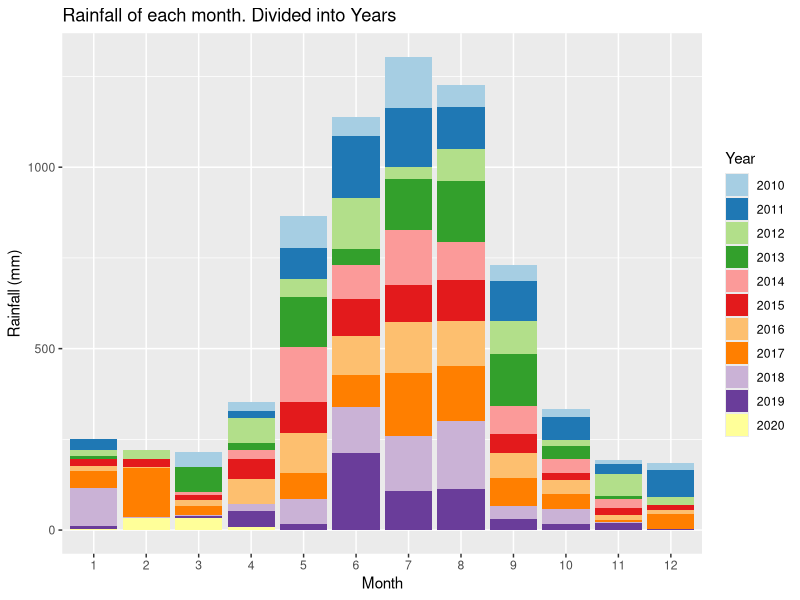
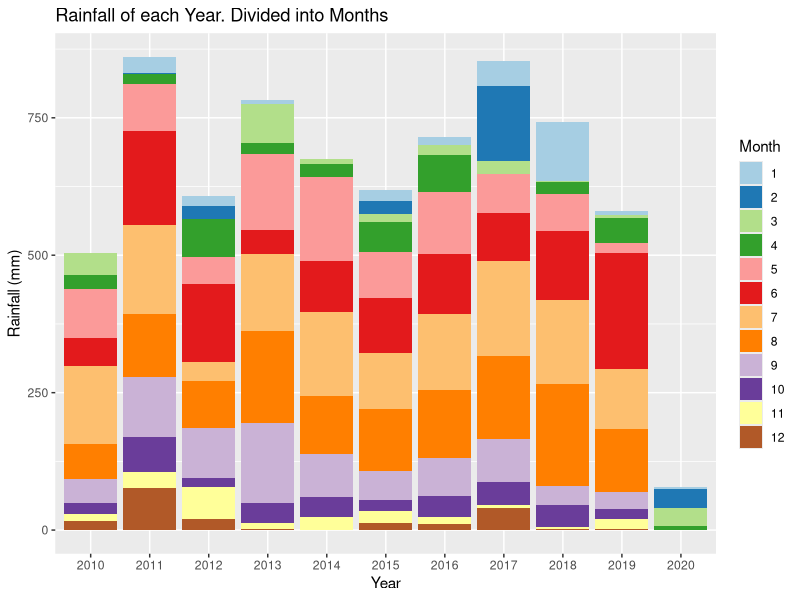
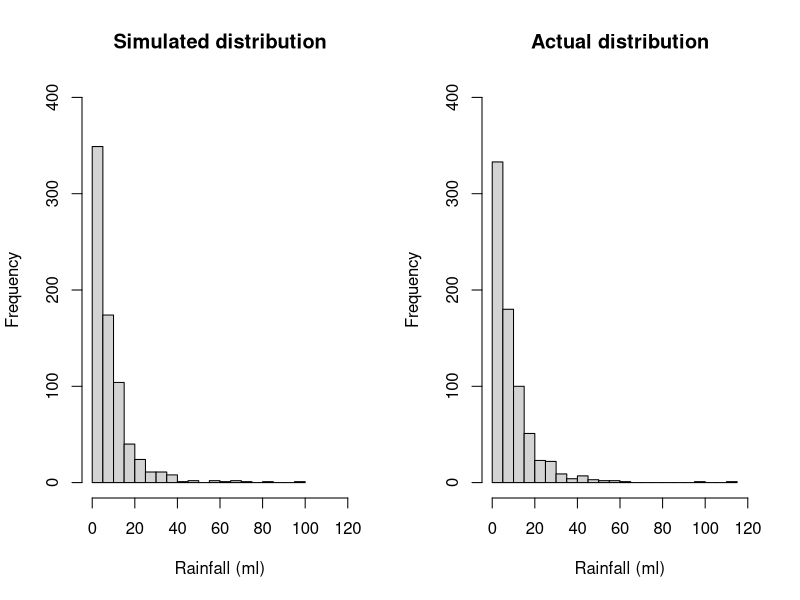
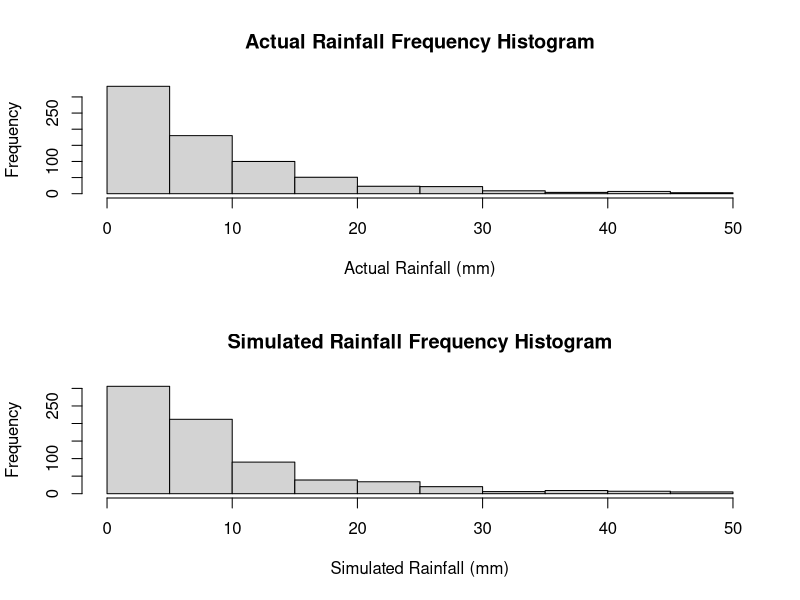
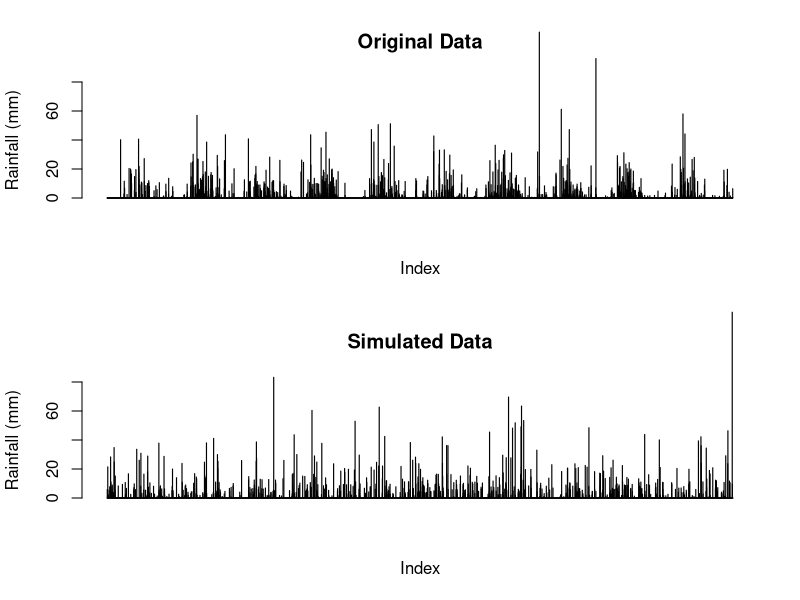
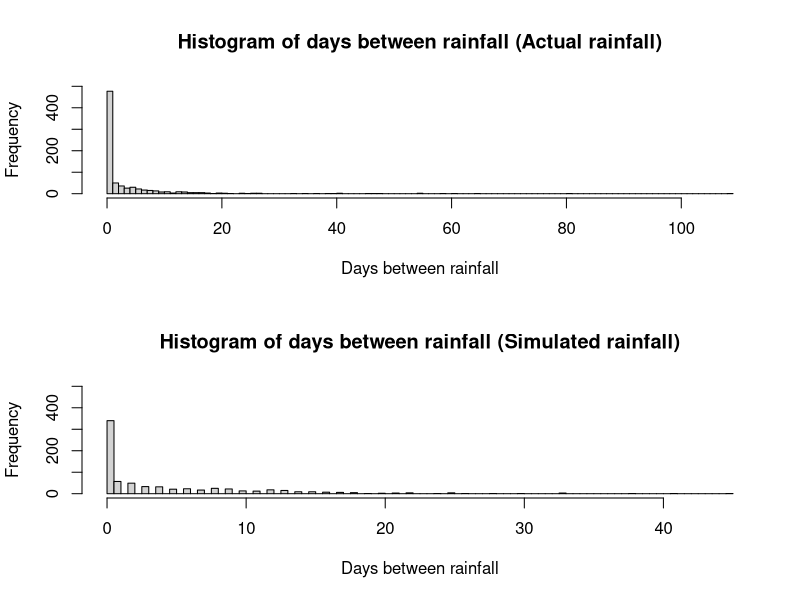
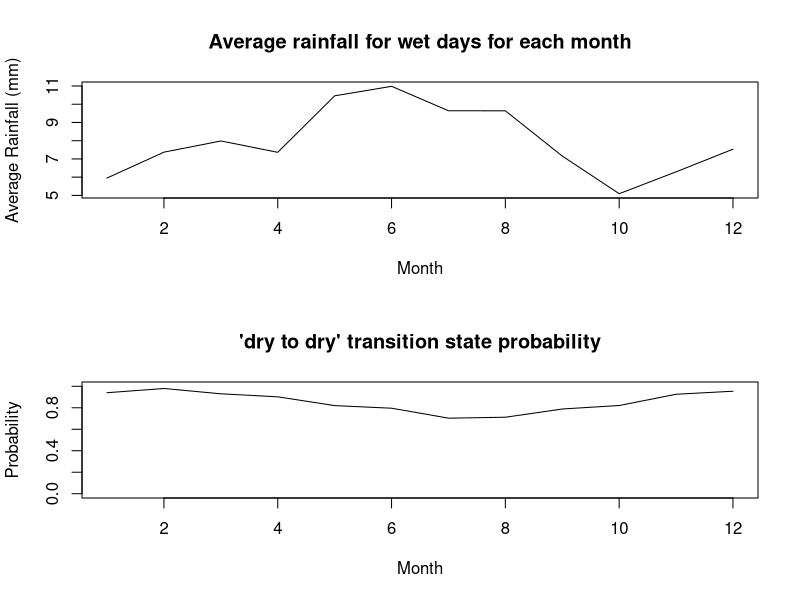
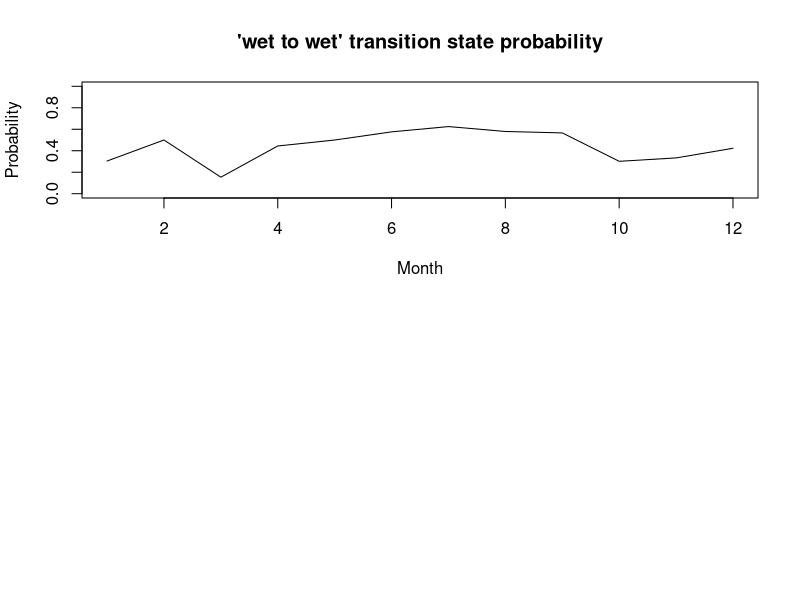

Write the R code that produced these figures, in order. (Note: this script raises an error after producing the figures.)
## ---- chunk 1
knitr::opts_chunk$set(echo = TRUE)
## ---- chunk 2
# Reading in the data from the csv file
data <-  read.csv("IDCJAC0009_009225_1800_Data.csv")
weather_data <- data
weather_data <- weather_data[which(is.na(weather_data$Rainfall.amount..millimetres.) == FALSE),] # excluding rows with no rainfall record made 
## ---- chunk 3
weather_data$date <- do.call(paste, c(weather_data[c("Day", "Month", "Year")], sep = "-")) # creating a column that contains the date for easy indentification
## ---- chunk 4
# function to categorise day as either 'wet' or 'dry' for the Markov Chain functions
state <- function(x){
  stateList <- c()
  for(ii in 1:length(x)){
    if(x[ii] < 1){
      stateList <- c(stateList, "dry")
    }
    if(x[ii] >= 1){
      stateList <- c(stateList, "wet")
    }
  }
  return(stateList)
}
weather_data$state <- state(weather_data$Rainfall.amount..millimetres.)
## ---- chunk 5
head(weather_data[,c('Rainfall.amount..millimetres.','state')], 10)
## ---- chunk 6
# function establishing Markov Chain transition state. Establishing the relationship between the rainfall of a given day and the day before it.
transitionState <- function(x){
  transitionStateList <- c('') #can't find transition state of first observation
  for(i in 2:length(x)){
    if(x[i] == "dry"){
      if (x[i-1] == "dry"){
        transitionStateList <- c(transitionStateList, "DryToDry")
      }
      else {
        transitionStateList <- c(transitionStateList, "WetToDry")
      }
    }
    if(x[i] == "wet"){
      if (x[i-1] == "dry"){
        transitionStateList <- c(transitionStateList, "DryToWet")
      }
      else {
        transitionStateList <- c(transitionStateList, "WetToWet")
      }
    }
  }
  return(transitionStateList)
}
weather_data$transitionState <- transitionState(weather_data$state)
## ---- chunk 7
head(weather_data[,c('Rainfall.amount..millimetres.','state', 'transitionState')], 10)
## ---- chunk 8
train_data <- subset(weather_data, Year >= 2010) # only look at the most recent, relevant data.
library(ggplot2)
library(RColorBrewer)

# explorative plots investigating the distribution of rainfall across months and years

# Plotting the rainfall data (grouped by years and months)
# Distribution of rainfall by month (segmented by year)
ggplot(train_data, aes(x = factor(Month), y = Rainfall.amount..millimetres., fill = factor(Year))) + 
  geom_bar(stat = "identity") + 
  scale_fill_brewer(palette = "Paired") + 
  xlab("Month")+
  ylab("Rainfall (mm)")+
  labs(fill = "Year")+
  ggtitle("Rainfall of each month. Divided into Years")
# There does appear to be a rough distribution of rainfall by month. Most years May, June, July, August, and September (month 5-9) have the most rain. There are outliers

ggplot(train_data, aes(x = factor(Year), y = Rainfall.amount..millimetres., fill = factor(Month))) + 
  geom_bar(stat = "identity") + 
  scale_fill_brewer(palette = "Paired") + 
  xlab("Year")+
  ylab("Rainfall (mm)")+
  labs(fill = "Month")+
  ggtitle("Rainfall of each Year. Divided into Months")
# There does not appear to be any obvious pattern in the rainfall across the 10 years (note. 2020 only contains 4 months of data, hence the low rainfall). The average looks to be around 650-700 mm. 
## ---- chunk 9
table(train_data$Month, train_data$Year) # only four months of data in 2020
## ---- chunk 10
#Calculating transition state probabilities, in general (no respect to month or season)
weatherTable <- table(train_data$transitionState)
weatherTable

probWetToWet = weatherTable['WetToWet'] / (weatherTable['WetToWet'] + weatherTable['WetToDry'])
probWetToWet

probDryToDry = weatherTable['DryToDry'] / (weatherTable['DryToDry'] + weatherTable['DryToWet'])
probDryToDry
## ---- chunk 11
#Basic generator (No seasonal variation)

#calculated above
generateRainfallBasic <- function(genLength){
  currentState = "dry" # Years start with very little rain, so more likely to start dry
  rainAmountList <- c()
  for (i3 in 1:genLength){
    if (currentState == "dry"){
      if (runif(1) < probDryToDry){
        currentState = "dry"
      }
      else{
        currentState = "wet"
      }
    }
    else if (currentState == "wet"){
      if (runif(1) < probWetToWet){
        currentState = "wet"
      }
      else{
        currentState = "dry"
      }
    }
    #generating amount of rainfall if state is wet, else 0
    if (currentState == "wet"){
      rainAmount <- 5.66*exp(rnorm(1))
      rainAmountList <- c(rainAmountList, rainAmount)
    }
    else{
      rainAmountList <- c(rainAmountList, 0)
    }
  }
  return(rainAmountList)
}
## ---- chunk 12
#comparing log-normal against actual data, veeerryyyy close fit, will use log-normal for rainfall sim
par(mfrow=c(1,2))
p1 <- 5.66*exp(rnorm(732))
hist(p1, breaks = 30, xlim = c(0,120), ylim = c(0,400), main = "Simulated distribution", xlab = "Rainfall (ml)")

p2 <- train_data$Rainfall.amount..millimetres.[train_data$Rainfall.amount..millimetres.>1]
hist(p2, breaks = 30, xlim = c(0,120), ylim = c(0,400), main = "Actual distribution", xlab = "Rainfall (ml)")

mean(p1)
mean(p2)
## ---- chunk 13
#Basic generator tests
testRainfall = generateRainfallBasic(3761)

par(mfrow=c(2,1))
hist(train_data$Rainfall.amount..millimetres.[train_data$Rainfall.amount..millimetres.>1 & train_data$Rainfall.amount..millimetres.<50], xlab = "Actual Rainfall (mm)", main = "Actual Rainfall Frequency Histogram")
hist(testRainfall[testRainfall > 1 & testRainfall <50], xlab = "Simulated Rainfall (mm)", main = "Simulated Rainfall Frequency Histogram")

par(mfrow=c(2,1))
barplot(train_data$Rainfall.amount..millimetres., ylim = c(0,80), main = "Original Data", ylab = "Rainfall (mm)", xlab = "Index")
barplot(testRainfall, ylim = c(0,80), main = "Simulated Data", ylab = "Rainfall (mm)", xlab = "Index")
## ---- chunk 14
daysBetweenRain <- function(input){
  returnList <- c()
  currentLength <- 0
  for (i in input){
    if (i<1){
      currentLength <- currentLength + 1
    }
    else{
      returnList <- c(returnList, currentLength)
      currentLength <- 0
    }
  }
  return(returnList)
  }
## ---- chunk 15
hist(daysBetweenRain(train_data$Rainfall.amount..millimetres.)[train_data$Rainfall.amount..millimetres.>-1], main = "Histogram of days between rainfall (Actual rainfall)", breaks = 100, xlab = "Days between rainfall", ylim = c(0,500))
hist(daysBetweenRain(testRainfall)[daysBetweenRain(testRainfall)>-1], main = "Histogram of days between rainfall (Simulated rainfall)", breaks = 100, xlab = "Days between rainfall", ylim = c(0,500))
## ---- chunk 16
#Calculates the transition probabilities for each month
probTransStatesMonth <- function(input_data){
  transitonStatesMonthsFrame <- data.frame(list(rep(0, 12), list(rep(0, 12), list(rep(0,    12), list(rep(0, 12)))))) #Initialises 12x4 frame filled with zeroes (4 columns for each transition state, 12 rows for each month)
  names(transitonStatesMonthsFrame) <- c('DryToDry', 'DryToWet', 'WetToDry', 'WetToWet')

  #Makes the dataframe with the count of each transition state with each month
  for (i4 in 1:dim(input_data)[1]){
    tempTransitionState <- input_data[i4, 'transitionState']
    tempMonth <- input_data[i4, 'Month'] 
    transitonStatesMonthsFrame[tempMonth, tempTransitionState] <- transitonStatesMonthsFrame[tempMonth, tempTransitionState]+1 # increase count of tempTransitionState for month tempMonth by 1
  }

  #Calculates the transition state probabilities for each month in the data frame
  probTransitonStatesMonthsFrame <- transitonStatesMonthsFrame
  for (i in 1:dim(transitonStatesMonthsFrame)[1]){
  
    probTransitonStatesMonthsFrame[i, 'DryToDry'] <- transitonStatesMonthsFrame[i, 'DryToDry'] / (transitonStatesMonthsFrame[i, 'DryToDry'] + transitonStatesMonthsFrame[i, 'DryToWet'])
  
    probTransitonStatesMonthsFrame[i, 'DryToWet'] <- transitonStatesMonthsFrame[i, 'DryToWet'] / (transitonStatesMonthsFrame[i, 'DryToDry'] + transitonStatesMonthsFrame[i, 'DryToWet'])
    
    probTransitonStatesMonthsFrame[i, 'WetToDry'] <- transitonStatesMonthsFrame[i, 'WetToDry'] / (transitonStatesMonthsFrame[i, 'WetToDry'] + transitonStatesMonthsFrame[i, 'WetToWet'])
    probTransitonStatesMonthsFrame[i, 'WetToWet'] <- transitonStatesMonthsFrame[i, 'WetToWet'] / (transitonStatesMonthsFrame[i, 'WetToDry'] + transitonStatesMonthsFrame[i, 'WetToWet'])
    # this data frame 'probTransitionStatesMonthsFrame' will be called directly in the generator, so must be called as such when exported
  }
  return(probTransitonStatesMonthsFrame)
}
## ---- chunk 17
probTransitonStatesMonthsFrame <- probTransStatesMonth(train_data)
head(probTransitonStatesMonthsFrame, 10)
## ---- chunk 18
#testing average rainfall when its rains in each month, and for wettowet vs drytowet transitions.
test_w2w <- train_data$Rainfall.amount..millimetres.[train_data$transitionState == "WetToWet"]
test_d2w <- train_data$Rainfall.amount..millimetres.[train_data$transitionState == "DryToWet"]
mean(test_w2w)
mean(test_d2w)
wilcox.test(test_d2w, test_w2w)
#since resulting wilcox test p-value is 0.85, we conclude that theres no difference in rainfall depending on the transition state, and do not need to include it in our model.

test_rainfallPerMonth <- train_data[train_data$state == "wet",c(4,6)]
kruskal.test(Rainfall.amount..millimetres. ~ Month, data = test_rainfallPerMonth)
#p-val = 0.00016, therefore difference between average rainfall for each month

## ---- chunk 19
#calculating the mean rainfall when it rains for each month, to change how much it rains according to the generator later on. Limited to less than 60 mls as the dataset is not large enough for large rainfall amounts (such as 114ml in feburary) to not throw the mean off.
rainMonthData <- c()
for (i in 1:12){
  temp<- train_data$Rainfall.amount..millimetres.[train_data$state == "wet" & train_data$Month == i & train_data$Rainfall.amount..millimetres. < 60]
  rainMonthData <- c(rainMonthData, list(temp))
  rm(temp)
}

rainfallAvgMonth <- sapply(rainMonthData, mean)

## ---- chunk 20
plot(c(1:12), rainfallAvgMonth, type = "l", xlab = "Month", ylab = "Average Rainfall (mm)", main = "Average rainfall for wet days for each month")
## ---- chunk 21
#How the transition state probabilities vary for each month
plot(probTransitonStatesMonthsFrame$DryToDry, ylim = c(0,1), xlab = "Month", main = "'dry to dry' transition state probability", type = 'l', ylab = "Probability")
plot(probTransitonStatesMonthsFrame$WetToWet, ylim = c(0,1), xlab = "Month", main = "'wet to wet' transition state probability", type = 'l', ylab = "Probability")
## ---- chunk 22
#Weather generator accounting  for seasonal variation of transition states or something i hope
#This is just a regular version of basic generator it's mostly the same in fact if i forget to even do this it is the same

generateRainfallSeasonal <- function(input){
  # input must be weather_data or a subset of weather_data
  currentState = "dry" #can make this into a random choice later
  rainAmountList <- c()
  for (i5 in 1:dim(input)[1]){
    if (currentState == "dry"){
      if (runif(1) < probTransitonStatesMonthsFrame[input[i5, 'Month'], 'DryToDry']){ #now inputs depending on the month of input
        currentState = "dry"
      }
      else{
        currentState = "wet"
      }
    }
    else if (currentState == "wet"){
      if (runif(1) < probTransitonStatesMonthsFrame[input[i5, 'Month'], 'WetToWet']){
        currentState = "wet"
      }
      else{
        currentState = "dry"
      }
    }                                   
    #generating amount of rainfall if state is wet, else 0
    if (currentState == "wet"){
      #rainAmount <- 5.66*exp(rnorm(1)) #now log-normal dist, 5 used because is close to mean of weather_data's / the mean of what exp(rnorm(1)) is by default /// Old Version 
      rainAmount <- rainfallAvgMonth[input[i5, 'Month']]*exp(rnorm(1))/1.648 
      #average of exp(rnorm(1)) is ~1.648, so we divide by that so the average of each month will just be the actual average calculated from rainfallAvgMonth.
      rainAmountList <- c(rainAmountList, rainAmount)
    }
    else{
      rainAmountList <- c(rainAmountList, 0)
    }
  }
  return(rainAmountList)
}
## ---- chunk 23
#testing code for seasonal generator
inputSeasonalRainfall <- dplyr::select(train_data, 'Year', 'Month', 'Day') #using existing train data's dates to input to function, instead of putting in just how many to generate
testSeasonalRainfall = generateRainfallSeasonal(inputSeasonalRainfall)
## ---- chunk 24
plot_seasonal_data <- function(training_data_input,seasoned_data_rainfall, title){
  par(mfrow=c(2,1))
  barplot(training_data_input$Rainfall.amount..millimetres., ylim = c(0,80), main = c("Original Data", title), ylab = "Rainfall (mm)", xlab = "Index")
  barplot(seasoned_data_rainfall, ylim = c(0,80), main = c("Simulated Seasonal Data", title), ylab = "Rainfall (mm)", xlab = "Index")
}
plot_seasonal_data(train_data,testSeasonalRainfall, "(Perth)")
## ---- chunk 25
hist(daysBetweenRain(train_data$Rainfall.amount..millimetres.)[train_data$Rainfall.amount..millimetres.>-1], main = "Histogram of days between rainfall (Actual rainfall)", breaks = 100, xlab = "Days between rainfall", ylim = c(0,500))
hist(daysBetweenRain(testSeasonalRainfall)[daysBetweenRain(testSeasonalRainfall)>-1], main = "Histogram of days between rainfall (Simulated rainfall)", breaks = 100, xlab = "Days between rainfall", ylim = c(0,500))
## ---- chunk 26
wilcox.test(daysBetweenRain(testSeasonalRainfall), daysBetweenRain(train_data$Rainfall.amount..millimetres.))
mean(daysBetweenRain(testSeasonalRainfall)); mean(daysBetweenRain(train_data$Rainfall.amount..millimetres.))
sd(daysBetweenRain(testSeasonalRainfall)); sd(daysBetweenRain(train_data$Rainfall.amount..millimetres.))
## ---- chunk 27
#comparing log-normal against actual data, veeerryyyy close fit, will use log-normal for rainfall sim
p1 <- 5.66*exp(rnorm(732))
p1 <- p1[p1>1]
hist(p1, breaks = 30, xlim = c(0,120), ylim = c(0,400), main = "Simulated distribution")

p2 <- train_data$Rainfall.amount..millimetres.[train_data$Rainfall.amount..millimetres.>1]
hist(p2, breaks = 30, xlim = c(0,120), ylim = c(0,400), main = "actual distribution")
## ---- chunk 28
set.seed(100345)
sampID <- sample.int(nrow(train_data), size = 0.8*nrow(train_data), replace = FALSE)
train_data <- train_data[sampID,] # 80% of data for training
test_data <- train_data[-sampID,] # 20% for testing
## ---- chunk 29
probTransitonStatesMonthsFrame <- probTransStatesMonth(train_data) # retraining seasonal generator probTransitionStatesMonthsFrame with new training data (now only 80% of the original train_data)
# calucating the new average rainfall for each month
rainMonthData <- c()
for (i in 1:12){
  temp<- train_data$Rainfall.amount..millimetres.[train_data$state == "wet" & train_data$Month == i & train_data$Rainfall.amount..millimetres. < 60]
  rainMonthData <- c(rainMonthData, list(temp))
  rm(temp)
}
rainfallAvgMonth <- sapply(rainMonthData, mean)
## ---- chunk 30
#generates a simulation with the same number of observations as test_data (20% of the total data)
testSeasonalRainfall20 = generateRainfallSeasonal(test_data) 
## ---- chunk 31
par(mfrow = c(2, 1))
barplot(testSeasonalRainfall20, ylab = "Rainfall (mm)", xlab = "index", main = "Simulated data")
barplot(test_data$Rainfall.amount..millimetres., ylab = "Rainfall (mm)", xlab  = "index", main = "Actual data")
## ---- chunk 32
# Wilcoxon signed rank test
WT <- wilcox.test(testSeasonalRainfall20, test_data$Rainfall.amount..millimetres., paired=T)
print("Wilcoxon rank sum p-value")
WT$p.value
# paired student t test
TT <- t.test(testSeasonalRainfall20, test_data$Rainfall.amount..millimetres., paired=T)
print("t-test p-value")
TT$p.value
## ---- chunk 33
train_data <- subset(weather_data, Year >= 2010)
train10_data <- subset(weather_data, Year >= 2009 & Year < 2019)
data_2019 <- subset(weather_data, Year == 2019)
## ---- chunk 34
probTransitonStatesMonthsFrame <- probTransStatesMonth(train10_data) # retraining seasonal generator probTransitionStatesMonthsFrame with train10_data
set.seed(10356)
monthList <- subset(weather_data, Year == 2019) # a year that isn't a leap year to get the month list, as generation algorithm only requires months
monthList <- monthList['Month']
testSeasonalRainfall10 <- generateRainfallSeasonal(monthList)
## ---- chunk 35
#compare generated year against 2019
par(mfrow = c(2,1))
barplot(testSeasonalRainfall10, xlab = "Index", ylab = "Rainfall (mm)", main = "Simulated Rainfall")
barplot(data_2019$Rainfall.amount..millimetres., xlab = "Index", ylab = "Rainfall (mm)", main = "2019 Rainfall")
## ---- chunk 36
# check other years for comparison
par(mfrow = c(3,2))
barplot(testSeasonalRainfall10, xlab = "Index", ylab = "Rainfall (mm)", main = "Simulated Rainfall")
year <- subset(weather_data, Year == 2015)
barplot(year$Rainfall.amount..millimetres., xlab = "Index", ylab = "Rainfall (mm)", main = "2015 Rainfall")
year <- subset(weather_data, Year == 2008)
barplot(year$Rainfall.amount..millimetres., xlab = "Index", ylab = "Rainfall (mm)", main = "2008 Rainfall")
year <- subset(weather_data, Year == 2015)
barplot(year$Rainfall.amount..millimetres., xlab = "Index", ylab = "Rainfall (mm)", main = "2017 Rainfall")
year <- subset(weather_data, Year == 2007)
barplot(year$Rainfall.amount..millimetres., xlab = "Index", ylab = "Rainfall (mm)", main = "2007 Rainfall")
year <- subset(weather_data, Year == 2013)
barplot(year$Rainfall.amount..millimetres., xlab = "Index", ylab = "Rainfall (mm)", main = "2013 Rainfall")
rm(year)
## ---- chunk 37
# Creates a graph of difference in rainfall for years, weeks, months, years to see if there are any potential patterns.
# Creates a list of the weekly rainfall
RainfallWeekly <- data.frame("Rainfall (mm)", "Week")
colnames(RainfallWeekly) <- c("Rainfall (mm)", "Week")
RainfallWeekly$`Rainfall (mm)` <- as.numeric(RainfallWeekly$`Rainfall (mm)`)
RainfallWeekly$Week <- as.numeric(RainfallWeekly$Week)
week = 1
weekRain = 0
for(ii in c(1: nrow(weather_data))){
  weekRain = weekRain + weather_data[ii, 6] # rainfall amount for that row
  
  if(ii%%7 == 0){ # every 7th row
    RainfallWeekly[(ii/7), 1] <- weekRain # 1 row of RainfallWeekly created every 7 rows (1 weeks) - inserting rainfall total for that week
    RainfallWeekly[(ii/7), 2] <- week
    week = week + 1
    weekRain = 0 # clear total rainfall to prepare for next week
  }
}
## ---- chunk 38
RainfallWeeklyDiff <- data.frame(c(1:(nrow(RainfallWeekly)-1)), c(1:(nrow(RainfallWeekly)-1))) # data frame with two columns, one less row than RainfallWeekly
colnames(RainfallWeeklyDiff) <- c("Rainfall diff (mm)", "Week")
RainfallWeeklyDiff$`Rainfall diff (mm)` <- diff(RainfallWeekly$`Rainfall (mm)`) # change in weeks
## ---- chunk 39
# plot first 700 weeks first against the difference in rainfall, and then the rainfall per week
par(mfrow = c(4,1))
plot(RainfallWeeklyDiff[c(1:350), 2], RainfallWeeklyDiff[c(1:350), 1], xlab = "week", ylab = "change in rainfall (mm)", cex = 2, type = "b", main = "Difference in rainfall (mm) by week")
plot(RainfallWeekly[c(1:350), 2], RainfallWeekly[c(1:350), 1], xlab = "week", ylab = "rainfall (mm)", type = "l", main = "Rainfall (mm) by week")
plot(RainfallWeeklyDiff[c(351:700), 2], RainfallWeeklyDiff[c(351:700), 1], xlab = "week", ylab = "change in rainfall (mm)", cex = 2, type = "b", main = "Difference in rainfall (mm) by week")
plot(RainfallWeekly[c(351:700), 2], RainfallWeekly[c(351:700), 1], xlab = "week", ylab = "rainfall (mm)", type = "l", main = "Rainfall (mm) by week")
## ---- chunk 40
# might remove this, already show first 700 weeks

# plot second 700 weeks first against the difference in rainfall, and then the rainfall per week
par(mfrow = c(4,1))
plot(RainfallWeeklyDiff[c(701:1050), 2], RainfallWeeklyDiff[c(701:1050), 1], xlab = "week", ylab = "change in rainfall (mm)", cex = 2, type = "b")
plot(RainfallWeekly[c(701:1050), 2], RainfallWeekly[c(701:1050), 1], xlab = "week", ylab = "rainfall (mm)", type = "l")
plot(RainfallWeeklyDiff[c(1051:1414), 2], RainfallWeeklyDiff[c(1051:1414), 1], xlab = "week", ylab = "change in rainfall (mm)", cex = 2, type = "b")
plot(RainfallWeekly[c(1051:1414), 2], RainfallWeekly[c(1051:1414), 1], xlab = "week", ylab = "rainfall (mm)", type = "l")
## ---- chunk 41
rainSort_2019 <- data_2019$Rainfall.amount..millimetres.
# qqplot before removing 'dry' days
par(mfrow=c(1,2))
qqnorm(rainSort_2019, pch = 1, frame = F, main = "Normal Q-Q Plot of Rainfall 2019 (including dry days)")
qqline(rainSort_2019, col = "red", lwd = 2)
rainSort_2019 <- rainSort_2019[which(rainSort_2019 != 0)]
# qqplot after removing 'dry' days
qqnorm(rainSort_2019, pch = 1, frame = F, main = "Normal Q-Q Plot of Rainfall 2019 (excluding dry days)")
qqline(rainSort_2019, col = "red", lwd = 2)

# data is not normally distributed
rm(rainSort_2019)
## ---- chunk 42
# Function that returns the sum of ranks of difference (w+ and w-) that are part of the Wilcoxon signed rank calculations
returnRanks <- function(simulated, actual){
  diffs <- (simulated - actual)
  diffs <- diffs[diffs != 0]
  posDifs <- which(diffs > 0)
  negDiffs <- which(diffs < 0)
  rank <- rank(abs(diffs))
  rankPosDiff <- sum(rank[posDifs])
  rankNegDiff <- sum(rank[negDiffs]) 
  return(c(rankPosDiff, rankNegDiff))
}

## ---- chunk 43
wilcox <- function(seed, year){
  set.seed(seed)
  rainYear <- subset(weather_data, Year == year) # a year that isn't a leap year to get the month list, as generation algorithm only requires months
  monthList <- rainYear['Month']
  simRainfall <- generateRainfallSeasonal(monthList)

  # test of testSeasonalRainfall10 against 2019 rainfall (testSeasonalRainfall10 was simulation of 2019 rainfall)
  print(wilcox.test(rainYear$Rainfall.amount..millimetres., simRainfall, paired = T, alternative = "t", conf.int = T, conf.level = 0.95))
  WP <- wilcox.test(rainYear$Rainfall.amount..millimetres., simRainfall, paired = T, alternative = "t", conf.int = T, conf.level = 0.95)
  cat("P-value is",WP$p.value,"\n")

  # manual calculation of Wilcoxon signed rank values 

  sumRanks <- returnRanks(simRainfall, rainYear$Rainfall.amount..millimetres.)
  cat(sumRanks[1], "is the sum of the ranks of the positive differences","\n")
  cat(sumRanks[2], "is the sum of the ranks of the negative differences","\n")

}
wilcox(404567, 2019)
## ---- chunk 44
wilcox(12345, 2019)
wilcox(347876, 2019)
wilcox(3456789, 2019)
## ---- chunk 45
# looking at the four total simulations created, there is generally no significant different between the simulated rainfall and the actual rainfall. 
# However looking at rankPosDiff and rankNegDiff calculated for each (the sum of the ranks of the positive and negative differences between the simulated and actual data respectively), the simulated rainfall was consistently larger than the actual data 
# The reason for this is likely because 2019 had a very small amount of rainfall compared to the rest of the years.
sum(train10_data$Rainfall.amount..millimetres.)/10 #/10 to get average of 10 years of rain data
sum(rain2019$Rainfall.amount..millimetres.)
## ---- chunk 46
rain2019 <- subset(weather_data, Year == 2019)
simRainfall2019 <- generateRainfallSeasonal(rain2019)
median(simRainfall2019)
median(rain2019$Rainfall.amount..millimetres.)

# given the number of dry days, it makes sense that the median's would be very similar in the Wilcoxon Signed Rank test
# To perform the Wilcoxon Signed Rank test we remove those dates from testSeasonalRainfall10
# 2019 is a non leap year so February will have 28 days
#October 5th and December 19th are missing, so we remove them

# Test of simRainfall2019 against 2019 rainfall (testSeasonalRainfall10 was simulation of 2019 rainfall)
wilcox.test(simRainfall2019, rain2019$Rainfall.amount..millimetres., paired = T, alternative = "t")

# Since the p-value is relatively high, it can be concluded that there is no significant diference between the simulated 2019 data and the actual 2019 data. 
# While the simulation may not be an accurate prediction of 2019 (as seen in the barplots), the simulation was also not logically flawed, as there is not a significant difference between the median of the simulation and the median of the actual.
#Furthermore, a qucik comparison of the medians in the Wilcoxon Signed Rank test shows that (as expected) they are also very similar.
cat("Median of actual and simulated rainfall respectively: ", median(rain2019$Rainfall.amount..millimetres.), median(simRainfall2019))
rm(simRainfall2019)
## ---- chunk 47
# looking at 2013 data (which had a larger than average amount of rain)
rain2013 <- subset(weather_data, Year == 2013)
monthList <- subset(weather_data, Year == 2013) # A year that isn't a leap year to get the month list, as generation algorithm only requires months
monthList <- monthList['Month']
simRainfall2013 <- generateRainfallSeasonal(monthList)
wilcox.test(simRainfall2013, rain2013$Rainfall.amount..millimetres., paired = T, conf.int = T, conf.level = 0.95)

par(mfrow = c(2,1))
barplot(simRainfall2013, xlab = "Index", ylab = "Rainfall (mm)", main = "Simulated Rainfall")
barplot(rain2013$Rainfall.amount..millimetres., xlab = "Index", ylab = "Rainfall (mm)", main = "2013 Rainfall")

diffs <- (simRainfall2013 - rain2013$Rainfall.amount..millimetres.)
diffs <- diffs[diffs != 0]
posDifs <- which(diffs > 0)
negDiffs <- which(diffs < 0)
rank <- rank(abs(diffs))
rankPosDiff <- sum(rank[posDifs])
rankNegDiff <- sum(rank[negDiffs]) 

rankPosDiff
rankNegDiff
mean(diffs)
## ---- chunk 48
# Reading in the data from the csv file for the Sydney Location
data2 <-  read.csv("IDCJAC0009_066062_1800_Data.csv")
weather_data2 <- data2
weather_data2 <- weather_data2[which(is.na(weather_data2$Rainfall.amount..millimetres.) == FALSE),] # excluding rows with no rainfall record made
weather_data$date2 <- do.call(paste, c(weather_data[c("Day", "Month", "Year")], sep = "-")) # creating a column that contains the date for easy indentification
weather_data2 <- weather_data2[which(is.na(weather_data2$Rainfall.amount..millimetres.) == FALSE),] #excluding rows with no rainfall record made
weather_data$date2 <- do.call(paste, c(weather_data[c("Day", "Month", "Year")], sep = "-")) #creating a column that contains the date for easy indentification
train_data2 <- subset(weather_data2, Year >= 2010)
inputSeasonalRainfall2 <- dplyr::select(train_data2, 'Year', 'Month', 'Day')
testSeasonalRainfall2 = generateRainfallSeasonal(inputSeasonalRainfall2)
plot_seasonal_data(train_data2,testSeasonalRainfall2, "(Sydney)")
## ---- chunk 49
train_data2 <- subset(weather_data2, Year >= 2010)
train10_data2 <- subset(weather_data2, Year >= 2009 & Year < 2019)
data_2019_2 <- subset(weather_data2, Year == 2019)
## ---- chunk 50
probTransitonStatesMonthsFrame <- probTransStatesMonth(train10_data2) # retraining seasonal generator probTransitionStatesMonthsFrame with train10_data
set.seed(10546)
monthList_2 <- subset(weather_data2, Year == 2019) # a year that isn't a leap year to get the month list, as generation algorithm only requires months
monthList_2 <- monthList_2['Month']
testSeasonalRainfall10_2 <- generateRainfallSeasonal(monthList_2)
## ---- chunk 51
#Compare Generated year against 2019
par(mfrow = c(2,1))
barplot(testSeasonalRainfall10, xlab = "Index", ylab = "Rainfall (mm)", main = "Simulated Rainfall")
barplot(data_2019$Rainfall.amount..millimetres., xlab = "Index", ylab = "Rainfall (mm)", main = "2019 Rainfall")
# Conclusion and summary of the findings:
